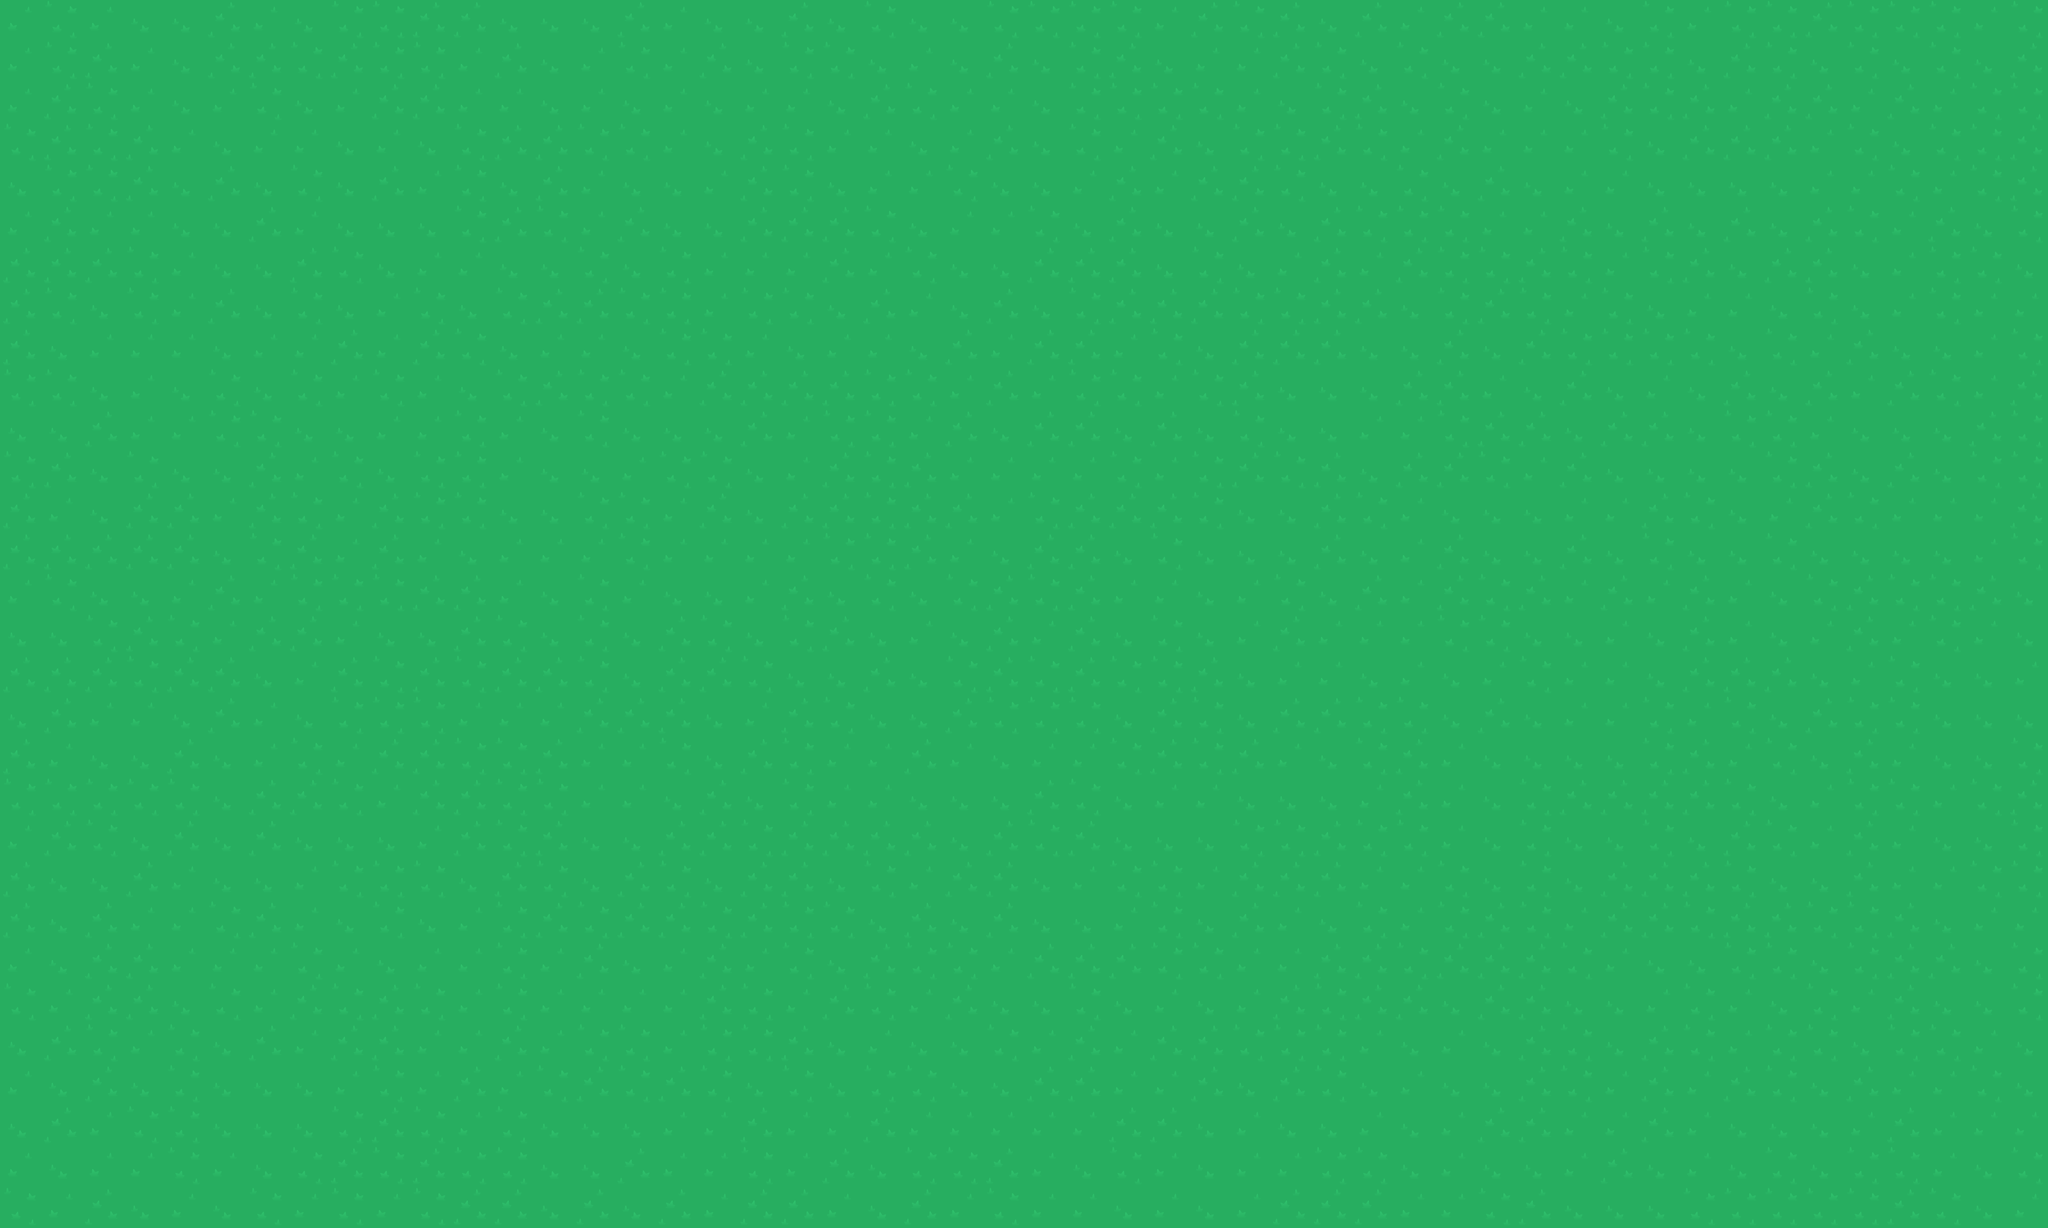

This is a level from a 2D game, rendered from its Tiled map with the project's own tilesets. A one-line summary and the complete map file follow:
An orthogonal 50x30 tile map with 64x64 px tiles, 1 tile layer (Tile Layer 1).

<map version="1.5" tiledversion="1.6.0" orientation="orthogonal" renderorder="right-down" width="50" height="30" tilewidth="64" tileheight="64" infinite="0" nextlayerid="2" nextobjectid="1">
 <tileset firstgid="1" source="tiles.tsx" />
 <layer id="1" name="Tile Layer 1" width="50" height="30">
  <data encoding="csv">
3,2,3,4,4,1,3,4,2,2,1,1,4,4,4,1,3,4,4,1,4,2,4,4,2,2,2,2,3,1,2,1,4,1,3,1,1,3,3,4,2,3,2,2,1,2,2,2,3,2,
3,2,1,3,4,1,1,2,1,2,2,3,1,4,3,2,3,1,4,2,2,4,3,4,1,4,2,1,4,3,3,1,2,4,2,4,4,1,1,2,2,4,1,2,4,2,4,2,4,1,
3,1,2,3,4,3,2,4,3,1,1,3,3,4,3,4,3,4,3,3,4,1,2,3,3,4,2,2,2,2,3,4,2,1,4,2,4,3,4,1,2,1,3,1,1,3,1,3,2,2,
2,1,2,1,3,4,3,3,4,3,4,2,1,1,2,2,3,4,1,2,3,3,4,3,1,4,2,3,1,4,2,2,1,2,3,1,3,3,3,2,4,1,1,1,3,2,4,2,2,1,
4,2,2,1,4,1,4,2,4,1,3,2,4,1,3,4,4,3,1,2,4,3,3,2,4,4,3,1,3,1,1,2,4,4,2,4,1,4,3,3,4,4,4,4,3,3,2,3,2,1,
3,1,3,3,4,4,1,3,4,4,4,2,1,2,3,1,4,4,1,1,1,2,4,3,3,2,4,1,4,4,1,4,1,2,2,2,3,3,1,4,1,4,1,4,1,2,3,1,4,2,
1,1,1,2,3,4,4,1,2,4,3,3,4,4,2,4,2,3,3,3,1,3,2,4,4,1,1,1,4,2,4,3,1,3,1,2,2,1,2,3,2,1,4,1,1,4,3,2,2,4,
1,2,4,2,3,1,4,2,4,3,2,4,2,1,1,2,2,3,2,2,4,1,3,4,1,4,2,1,1,1,2,2,1,1,4,2,1,2,3,2,4,3,3,4,2,4,3,2,3,3,
1,4,3,3,3,4,3,3,1,3,1,2,4,3,3,4,2,2,3,4,3,3,4,1,3,1,1,3,2,4,1,1,1,4,4,1,4,1,2,2,2,2,4,2,3,1,4,4,3,2,
2,2,4,3,4,2,4,2,3,2,3,4,2,1,2,2,3,1,1,1,1,2,2,3,1,3,2,2,3,2,1,4,4,4,1,1,3,4,1,4,3,4,1,4,1,3,1,2,3,1,
4,4,1,3,3,2,2,4,4,3,3,2,3,4,2,4,4,4,1,3,2,2,3,1,4,1,1,4,1,4,2,4,4,3,3,2,1,1,4,1,1,4,2,2,3,4,4,4,1,2,
2,1,4,2,4,4,1,3,2,4,2,2,3,4,4,3,2,2,4,3,1,2,1,3,3,3,3,2,3,2,1,2,1,4,1,1,2,3,1,4,4,4,4,2,1,4,1,4,2,2,
1,3,4,1,1,3,1,2,3,1,2,2,4,4,2,2,3,1,4,1,1,2,1,1,3,2,1,1,1,2,4,4,1,2,3,4,4,4,3,3,1,2,4,3,1,2,3,3,3,1,
1,1,1,1,1,4,2,1,3,1,3,4,3,3,3,2,3,3,3,3,2,2,1,3,4,1,1,4,2,4,4,4,1,4,3,1,4,4,1,4,2,4,4,2,4,4,4,4,3,2,
3,2,4,4,3,1,3,2,2,2,1,1,3,4,2,3,4,4,3,1,4,2,4,2,1,2,1,3,3,4,3,2,4,1,3,1,2,1,3,1,3,1,3,4,2,1,2,2,1,4,
4,4,2,1,2,3,1,1,3,4,4,1,2,4,2,4,1,2,4,2,1,4,3,4,1,3,1,4,2,4,3,1,3,3,3,2,2,4,4,3,4,1,3,4,3,1,3,2,3,4,
1,1,1,2,1,1,4,3,1,2,1,2,1,1,2,4,1,1,2,4,4,1,4,2,1,2,1,2,2,1,4,3,3,4,3,4,3,2,3,3,4,1,1,1,4,3,2,4,4,3,
4,1,3,3,4,1,3,4,2,2,2,3,3,3,1,1,1,4,3,1,2,4,4,1,2,2,2,4,1,2,4,1,1,2,2,4,1,4,3,3,2,3,2,4,1,2,2,4,4,4,
1,3,4,4,1,4,3,2,3,1,1,2,2,1,3,3,2,4,1,2,3,3,1,3,4,3,3,2,1,2,1,3,4,2,1,3,4,4,4,4,2,1,3,2,4,1,3,4,4,2,
2,2,2,2,2,4,1,1,2,3,1,1,2,2,3,3,4,1,4,2,3,3,4,4,4,1,2,4,3,3,4,4,4,3,1,3,4,2,1,1,1,1,2,4,3,2,2,3,2,1,
3,1,2,4,1,4,1,4,4,4,3,1,2,1,4,4,1,1,2,1,1,1,1,4,1,2,1,4,4,4,2,2,1,2,2,3,4,2,4,4,2,4,1,2,3,1,3,4,4,2,
1,4,4,1,3,4,4,3,2,2,2,4,1,2,4,1,2,4,1,1,4,2,3,1,1,4,3,2,2,3,1,1,1,3,3,2,4,2,4,1,1,1,2,4,4,1,3,3,2,2,
1,4,1,3,3,2,1,3,4,2,4,3,2,1,2,1,1,2,1,2,2,4,1,4,1,4,4,3,2,4,1,3,4,2,3,2,1,2,3,1,1,2,1,1,2,2,1,4,3,3,
3,4,1,1,3,3,3,2,3,4,3,3,2,3,1,4,3,1,3,2,4,1,2,2,3,1,1,1,2,2,3,3,1,1,2,1,1,1,2,3,4,4,2,2,4,2,1,1,4,2,
2,3,1,1,4,2,3,1,2,1,2,3,2,3,3,3,3,1,2,3,1,2,3,1,4,4,2,4,3,4,3,1,2,1,1,4,1,1,4,4,3,2,3,4,2,3,1,4,4,2,
4,1,2,3,2,4,1,3,1,1,3,3,1,3,2,2,3,2,2,1,4,3,4,4,2,3,1,3,1,1,2,2,2,3,4,3,4,1,2,4,1,2,3,2,2,4,2,2,3,4,
3,4,1,4,2,4,4,4,3,2,3,1,3,2,1,2,1,2,4,2,4,2,2,4,4,1,1,3,3,1,4,1,2,4,3,4,4,1,2,3,1,3,1,2,4,1,3,3,2,4,
4,1,3,2,2,4,4,4,2,1,2,3,2,4,4,4,3,3,1,3,3,1,3,3,3,3,3,1,1,4,3,4,4,3,4,3,1,1,3,3,1,3,4,4,4,3,1,3,3,3,
3,4,3,3,2,3,4,2,1,2,1,2,2,4,4,1,3,3,2,3,1,4,2,2,1,3,4,2,3,4,3,3,2,2,4,3,4,4,3,1,4,3,4,2,4,2,2,3,4,2,
2,3,1,4,3,4,2,3,2,3,2,1,1,4,1,4,1,3,1,1,3,4,1,3,2,3,3,4,3,4,3,1,1,1,3,3,2,1,4,4,4,2,2,2,2,2,1,2,4,3
</data>
 </layer>
</map>
